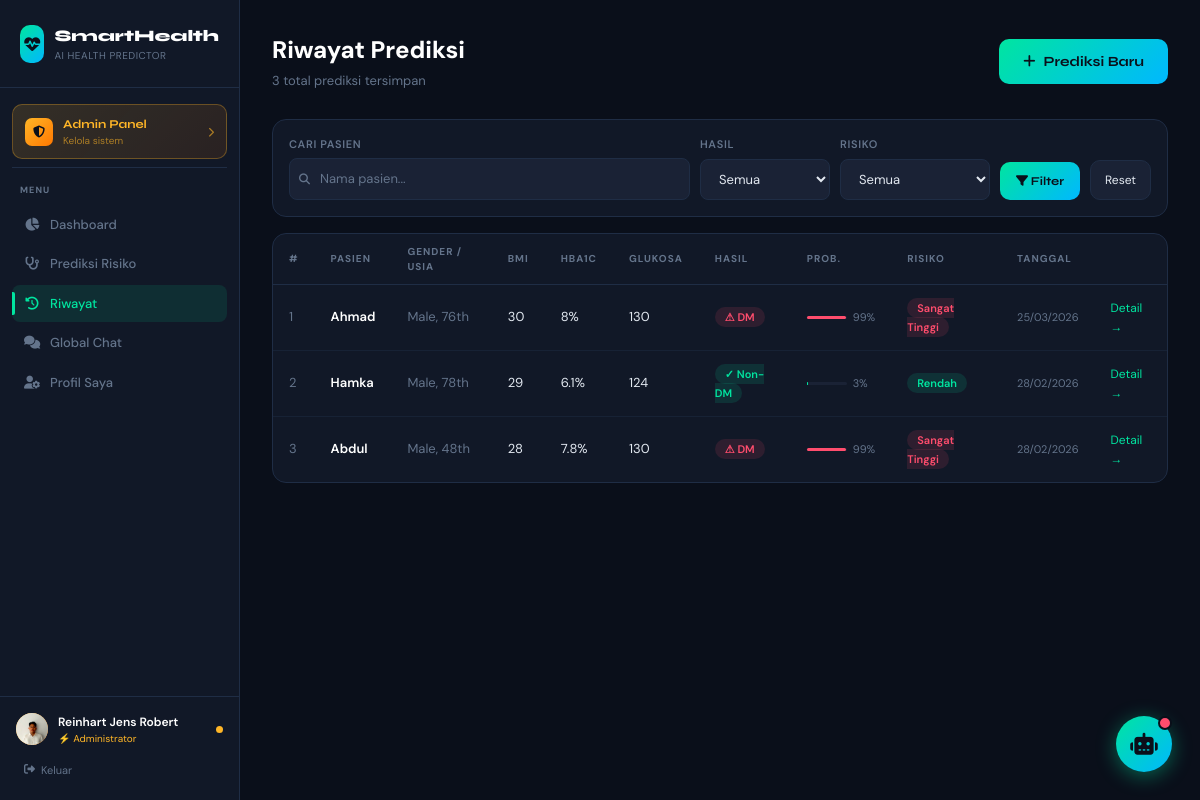
The page /pages/history.php (signed in) on the database its author committed.
### tables this page shows
CREATE TABLE `predictions` (
  `id` int NOT NULL,
  `user_id` int NOT NULL,
  `patient_name` varchar(100) DEFAULT 'Anonim',
  `gender` enum('Male','Female','Other') NOT NULL,
  `age` float NOT NULL,
  `hypertension` tinyint(1) NOT NULL,
  `heart_disease` tinyint(1) NOT NULL,
  `smoking_history` varchar(50) NOT NULL,
  `bmi` float NOT NULL,
  `hba1c_level` float NOT NULL,
  `blood_glucose_level` int NOT NULL,
  `result` tinyint(1) NOT NULL COMMENT '0=Non-Diabetes, 1=Diabetes',
  `probability_diabetes` float NOT NULL,
  `risk_level` enum('Rendah','Sedang','Tinggi','Sangat Tinggi') NOT NULL,
  `created_at` timestamp NULL DEFAULT CURRENT_TIMESTAMP
);

### pages/history.php (the view, shortened to what this page needs)
<?php
$db=$db=getDB(); $userId=$_SESSION['user_id'];
$filterResult=$_GET['result']??''; $filterRisk=$_GET['risk']??''; $search=$_GET['q']??'';
$where=["user_id=$userId"];
$wc='WHERE '.implode(' AND ',$where);
$perPage=10; $page=max(1,intval($_GET['page']??1)); $offset=($page-1)*$perPage;
$total=$db->query("SELECT COUNT(*) as c FROM predictions $wc")->fetch_assoc()['c'];
$rows=$db->query("SELECT * FROM predictions $wc ORDER BY created_at DESC LIMIT $perPage OFFSET $offset");
$predictions=[];
while($r=$rows->fetch_assoc()) $predictions[]=$r;
include __DIR__.'/../includes/header.php';
?>
<div class="page-header fade-up" style="display:flex;align-items:center;justify-content:space-between;flex-wrap:wrap;gap:12px">
    <div>
        <div class="page-title">Riwayat Prediksi</div>
        <div class="page-sub"><?= $total ?> total prediksi tersimpan</div>
    </div>
    <a href="/pages/predict.php" class="btn-primary" style="text-decoration:none;display:inline-flex;align-items:center;gap:8px">
        <i class="fas fa-plus"></i> Prediksi Baru
    </a>
</div>
<div class="card fade-up" style="padding:16px;margin-bottom:16px">
    <form method="GET" style="display:flex;flex-wrap:wrap;gap:10px;align-items:flex-end">
        <div style="flex:1;min-width:160px">
            <label class="form-label">Cari Pasien</label>
            <div style="position:relative">
                <i class="fas fa-search" style="position:absolute;left:10px;top:50%;transform:translateY(-50%);color:var(--muted);font-size:11px"></i>
                <input type="text" name="q" value="<?= htmlspecialchars($search) ?>" placeholder="Nama pasien..." class="form-input" style="padding-left:30px">
            </div>
        </div>
        <div>
            <label class="form-label">Hasil</label>
            <select name="result" class="form-input" style="width:130px">
                <option value="">Semua</option>
            </select>
        </div>
        <div>
            <label class="form-label">Risiko</label>
            <select name="risk" class="form-input" style="width:150px">
                <option value="">Semua</option>
            </select>
        </div>
        <button type="submit" class="btn-primary" style="padding:10px 16px;font-size:12px">
            <i class="fas fa-filter"></i> Filter
        </button>
        <a href="/pages/history.php" class="btn-ghost" style="padding:10px 14px;font-size:12px">Reset</a>
    </form>
</div>
<div class="card fade-up-2" style="overflow:hidden">
    <?php if(count($predictions)>0): ?>
    <div style="overflow-x:auto">
    <table class="data-table">
        <thead><tr>
            <th>#</th><th>Pasien</th><th>Gender / Usia</th>
            <th>BMI</th><th>HbA1c</th><th>Glukosa</th>
            <th>Hasil</th><th>Prob.</th><th>Risiko</th><th>Tanggal</th><th></th>
        </tr></thead>
        <tbody>
        <?php foreach($predictions as $i=>$p):
            $rb=['Rendah'=>'badge-green','Sedang'=>'badge-yellow','Tinggi'=>'badge-orange','Sangat Tinggi'=>'badge-red'][$p['risk_level']];
        ?>
            <tr>
                <td style="color:var(--muted)"><?=$offset+$i+1?></td>
                <td style="font-weight:600;color:#fff"><?=htmlspecialchars($p['patient_name']?:'Anonim')?></td>
                <td style="color:var(--muted)"><?=$p['gender']?>, <?=$p['age']?>th</td>
                <td style="color:var(--text)"><?=$p['bmi']?></td>
                <td style="color:var(--text)"><?=$p['hba1c_level']?>%</td>
                <td style="color:var(--text)"><?=$p['blood_glucose_level']?></td>
                <td><span class="badge <?=$p['result']?'badge-red':'badge-green'?>"><?=$p['result']?'⚠ DM':'✓ Non-DM'?></span></td>
                <td>
                    <div style="display:flex;align-items:center;gap:6px">
                        <div style="width:40px;height:3px;background:var(--surface2);border-radius:2px">
                            <div style="width:<?=round($p['probability_diabetes']*100)?>%;height:100%;background:<?=$p['result']?'var(--danger)':'var(--accent)'?>;border-radius:2px"></div>
                        </div>
                        <span style="font-size:11px;color:var(--muted)"><?=round($p['probability_diabetes']*100,1)?>%</span>
                    </div>
                </td>
                <td><span class="badge <?=$rb?>"><?=$p['risk_level']?></span></td>
                <td style="color:var(--muted);font-size:11px"><?=date('d/m/Y',strtotime($p['created_at']))?></td>
                <td><a href="/pages/result.php?id=<?=$p['id']?>" style="color:var(--accent);font-size:12px;text-decoration:none">Detail →</a></td>
            </tr>
        <?php endforeach; ?>
        </tbody>
    </table>
    </div>
    <?php endif; ?>
</div>
<?php include __DIR__.'/../includes/footer.php'; ?>

### includes/header.php (style rules this page uses)
:root { --bg: #0a0f1a; --surface: #111827; --surface2: #1a2235; --border: #1f2d45; --accent: #00e5a0; --accent2: #00b8ff; --danger: #ff4d6d; --warning: #ffb627; --text: #e2e8f0; --muted: #64748b; }
* { box-sizing: border-box; }
body { font-family: 'DM Sans', sans-serif; background: var(--bg); color: var(--text); min-height: 100vh; }
.card { background: var(--surface); border: 1px solid var(--border); border-radius: 14px; }
.form-input { width: 100%; background: var(--surface2); border: 1px solid var(--border); border-radius: 8px; padding: 10px 14px; color: var(--text); font-size: 13px; font-family: 'DM Sans', sans-serif; transition: border-color 0.2s; outline: none; }
.form-input::placeholder { color: var(--muted); }
.form-label { font-size: 11px; font-weight: 600; letter-spacing: 0.06em; color: var(--muted); text-transform: uppercase; margin-bottom: 6px; display: block; }
.btn-primary { background: linear-gradient(135deg, var(--accent), var(--accent2)); color: #0a0f1a; font-family: 'Syne', sans-serif; font-weight: 700; border: none; border-radius: 10px; padding: 12px 24px; cursor: pointer; transition: opacity 0.2s, transform 0.1s; font-size: 14px; }
.btn-ghost { background: var(--surface2); color: var(--text); border: 1px solid var(--border); border-radius: 10px; padding: 10px 20px; cursor: pointer; font-size: 13px; text-decoration: none; display: inline-flex; align-items: center; gap: 8px; transition: border-color 0.2s; }
.badge { padding: 3px 10px; border-radius: 20px; font-size: 11px; font-weight: 600; }
.badge-green { background: rgba(0,229,160,0.12); color: var(--accent); }
.badge-red { background: rgba(255,77,109,0.12); color: var(--danger); }
.page-header { margin-bottom: 28px; }
.page-title { font-size: 24px; font-weight: 800; color: #fff; }
.page-sub { font-size: 13px; color: var(--muted); margin-top: 3px; }
.data-table { width: 100%; border-collapse: collapse; font-size: 13px; }
.data-table th { text-align: left; padding: 10px 16px; font-size: 10px; font-weight: 700; letter-spacing: 0.1em; text-transform: uppercase; color: var(--muted); border-bottom: 1px solid var(--border); }
.data-table td { padding: 13px 16px; border-bottom: 1px solid rgba(31,45,69,0.5); }
.data-table tr:last-child td { border-bottom: none; }
.fade-up { animation: fadeUp 0.4s ease forwards; }
.fade-up-2 { animation: fadeUp 0.4s 0.1s ease both; }

### rows shown on the page
predictions: i "1", patient_name "Ahmad", gender "Male", age "76", bmi "30", hba1c_level "8", blood_glucose_level "130", result "⚠ DM", $p['probability_diabetes']*100 "99", risk_level "Sangat Tinggi", created_at "25/03/2026"
predictions: i "2", patient_name "Hamka", gender "Male", age "78", bmi "29", hba1c_level "6.1", blood_glucose_level "124", result "✓ Non-DM", $p['probability_diabetes']*100 "3", risk_level "Rendah", created_at "28/02/2026"
predictions: i "3", patient_name "Abdul", gender "Male", age "48", bmi "28", hba1c_level "7.8", blood_glucose_level "130", result "⚠ DM", $p['probability_diabetes']*100 "99", risk_level "Sangat Tinggi", created_at "28/02/2026"

### other values the page prints
$_sidebarUser['name'] "Reinhart Jens Robert"
$total "3"
